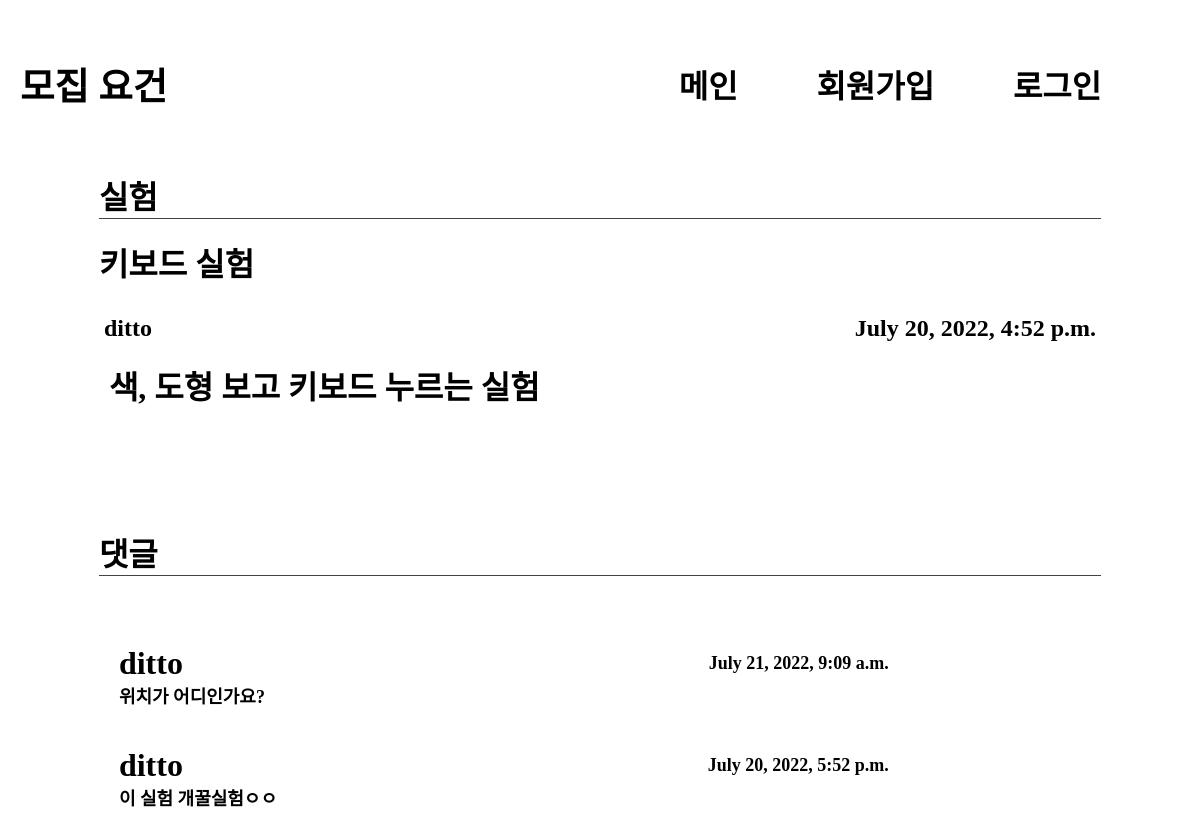
Page /main/detail/2/ on the committed database.
### main/models.py (models this page shows, shortened)
class Post(models.Model):
    title = models.CharField(max_length=300, null = False)
    content = models.TextField()
    created_dt = models.DateTimeField(auto_now_add=True)
    updated_dt = models.DateTimeField(auto_now=True)
    author = models.ForeignKey(
           Profile, on_delete=models.CASCADE, related_name="my_posts")
    category = models.ForeignKey(
        Category, on_delete=models.CASCADE, related_name="post")
    class Meta:
        verbose_name = 'post'        # 모델 객체의 별칭.
        verbose_name_plural = 'posts'        # 별칭의 복수형 명칭
        ordering = ('-updated_dt', 'author') # created_dt 기준으로 내림차순 후 author 기준으로 오름차순.

class Category(models.Model):
    category = models.CharField(max_length=50, null=False)
    def __str__(self):
        return self.category

class Comment(models.Model):
    post = models.ForeignKey(Post, on_delete=models.CASCADE, related_name="comments")
    author = models.ForeignKey(
        Profile, on_delete=models.CASCADE, related_name="my_comments")
    content = models.TextField()
    created_dt = models.DateTimeField(auto_now_add=True)
    class Meta:
        ordering = ('-created_dt', 'post', 'author')

### accounts/models.py (models this page shows)
class Profile(AbstractUser):
    name = models.CharField(max_length=30, null=False)
    email = models.CharField(max_length=30, null=False)
    age = models.PositiveIntegerField(
        help_text="User Age", blank=True, null=True)
    gender = models.CharField(max_length=10)
    handed = models.CharField(max_length=10)

### main/views.py (the view, shortened to what this page needs)
# urls.py: path('detail/<int:post_pk>/', views.detail, name="detail"),
def detail(request, post_pk):
    post = Post.objects.get(pk=post_pk)
    enrolled = Register.objects.filter(post=post)
    return render(request, 'main/detail.html', {'post': post, 'enrolled':enrolled})

### main/templates/main/detail.html (shortened to what this page needs)
{% extends "base.html" %}
{% block static %}
{% load static %}
<link rel="stylesheet" href="{% static 'main/detail.css' %}">
{% endblock %}
{% block header %}모집 요건{% endblock %}
{% block main %}<a href="{% url 'main:home' %}">메인</a>{% endblock %}
{% block content %}
<div class = "container">
    <div class="container2">
        <div class="titlebox">
            <div class="post-category">{{post.category}}</div>
            <div class="post-title">{{post.title}}</div>
            <div class="post-info">
                <div class="author">{{post.author}}</div>
                <div class="create-dt">{{post.created_dt}}</div>
            </div>
        </div>
        <div class="contentbox">
            <div class="post-content">{{post.content}}</div>
        </div>
        <br><br><br>
        <div class = commentarea>
            <div class="post-category">댓글</div>
            <div class="comments_list">
                {% for comment in post.comments.all %}
                <li>
                    <div class="commentbox_up">
                        <div class="upleft">
                            <div>{{comment.author}}</div>
                            <div class="date">{{comment.created_dt}}</div>
                        </div>
                        <div class="upright">
                        </div>
                    </div>
                    <div class="commentbox_down">{{comment.content}}</div>
                </li>
                {% endfor %}
            </div>
        </div>
    </div>
</div>
{% endblock %}

### main/static/base.css (style rules this page uses)
body { font-family: 'LeferiPoint-WhiteObliqueA'; font-weight: 600; font-size: 2em; margin: 20px 20px; }
a { text-decoration: none; }
a:link { color: black; }
.container { display: flex; flex-direction: column; justify-content: center; align-items: center; margin: 2%; }
.container2 { display: flex; width: 90%; display: flex; flex-direction: column; }

### main/static/main/detail.css (style rules this page uses)
.titlebox { display: flex; flex-direction: column; justify-content: space-between; }
.post-category { border-bottom: 1px solid rgb(66, 66, 66); }
.post-title { margin:20px 0; }
.contentbox { margin: 10px; }
.post-info { display: flex; flex-direction: row; justify-content: space-between; font-size: x-large; margin:10px 5px; }
.comments_list { display: flex; flex-direction: column; padding: 2%; }
.commentbox_up { display: flex; flex-direction: row; justify-content: space-between; }
.upleft { display: flex; width: 80%; justify-content: space-between; align-items: center; }
.upright { display: flex; justify-content: center; align-items: center; font-size: x-large; width:10%; }
.date { font-size: large; }
li { list-style: none; margin: 2% 0; }
.commentbox_down { font-size: large; }

### rows in the picture
Post: category "실험", title "키보드 실험", author "ditto", created_dt "July 20, 2022, 4:52 p.m.", content "색, 도형 보고 키보드 누르는 실험"
Comment: author "ditto", created_dt "July 21, 2022, 9:09 a.m.", content "위치가 어디인가요?"
Comment: author "ditto", created_dt "July 20, 2022, 5:52 p.m.", content "이 실험 개꿀실험ㅇㅇ"
